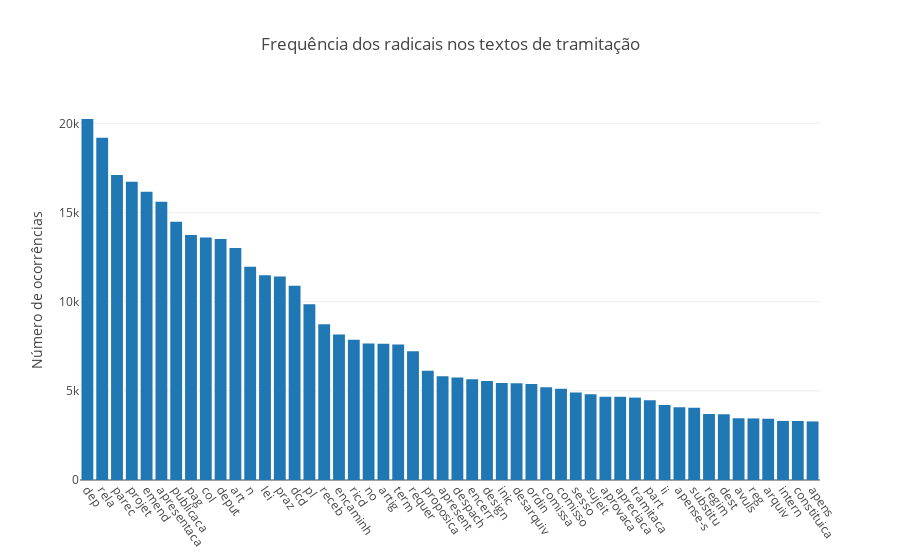

This figure's notebook cell:
### Markdown cell above
**O problema dessa redução ao radical é que perdemos o significado de muitas palavras!** 

Por exemplo, olhando para o 2º termo mais frequente, "rela", não sabemos exatamente quais palavras podem ter esse radical, pois é algo muito genérico. Por exemĺo, "relação", "relatoria", e outras palavras que têm diferentes significados podem ter sido reduzidas a esse radical.

### Code cell
labels, values = zip(*freqdist2.most_common(50))

trace = go.Bar(x=labels, y=values)
layout = go.Layout(title='Frequência dos radicais nos textos de tramitação', 
                  yaxis=dict(title='Número de ocorrências'), xaxis=dict(tickangle=55))

fig = go.Figure(data=[trace], layout=layout)
offline.iplot(fig)

### Figure 1 — Plotly figure (JSON) as saved in the notebook; plotly's stock layout.template omitted (floating-point values rounded to 4 significant figures)
{"data": [{"type": "bar", "x": ["dep", "rela", "parec", "projet", "emend", "apresentaca", "publicaca", "pag", "col", "deput", "art", "n", "lei", "praz", "dcd", "pl", "receb", "encaminh", "ricd", "no", "artig", "term", "requer", "proposica", "apresent", "despach", "encerr", "design", "inic", "desarquiv", "ordin", "comissa", "comisso", "sesso", "sujeit", "aprovaca", "apreciaca", "tramitaca", "part", "ii", "apense-s", "substitu", "regim", "dest", "avuls", "reg", "arquiv", "intern", "constituica", "apens"], "y": [20251, 19205, 17114, 16732, 16167, 15610, 14481, 13744, 13602, 13524, 13008, 11958, 11482, 11421, 10898, 9865, 8740, 8168, 7873, 7661, 7650, 7605, 7225, 6124, 5816, 5755, 5650, 5555, 5442, 5422, 5388, 5210, 5122, 4914, 4815, 4676, 4674, 4622, 4478, 4211, 4077, 4050, 3702, 3684, 3463, 3454, 3437, 3315, 3312, 3286]}], "layout": {"title": "Frequência dos radicais nos textos de tramitação", "xaxis": {"tickangle": 55}, "yaxis": {"title": "Número de ocorrências"}}}
